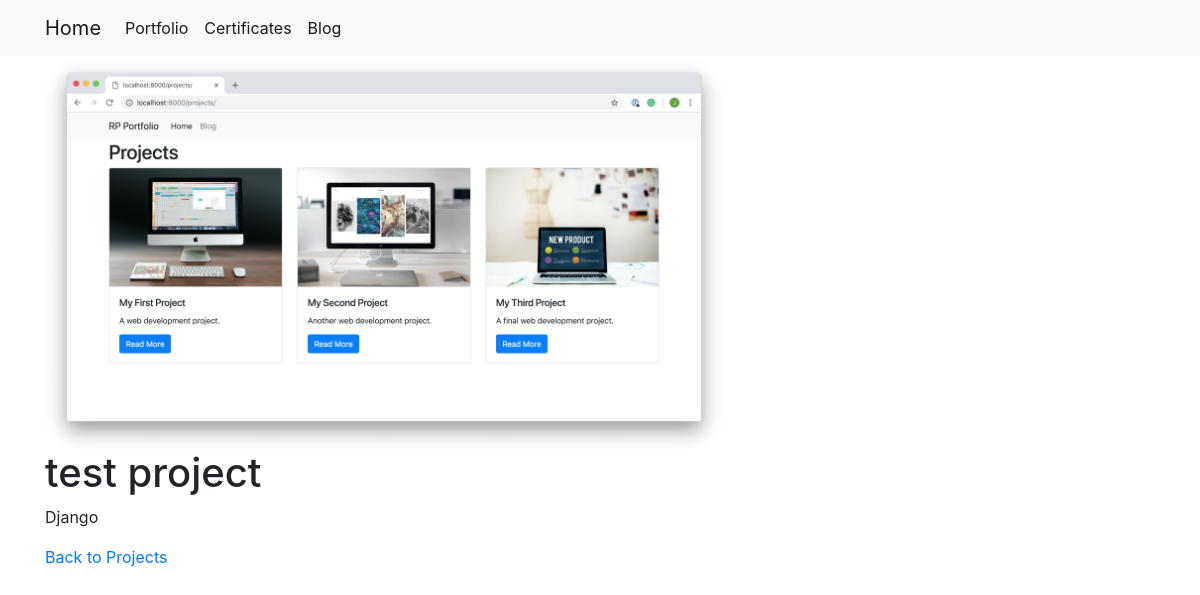
/projects/1, run on the app's committed database.
### projects/models.py (models this page shows)
class Project(models.Model):
    title = models.CharField(max_length=100)
    technology = models.CharField(max_length=20)
    image = models.CharField(max_length=100)

### projects/views.py (the view)
# urls.py: path('<int:pk>', views.project_detail, name='project_detail')
def project_detail(request, pk):
    project = Project.objects.get(pk=pk)
    return render(request, 'projects/detail.html',
                  {'project': project})

### projects/templates/projects/detail.html
{% extends "projects/base.html" %}
{% load static %}
{% block content %}
    <img src="{% static project.image %}" alt="description">
    <h1>{{ project.title }}</h1>
    <p>{{ project.technology }}</p>
<a href="{% url 'projects:all_projects' %}">Back to Projects</a>
{% endblock %}

### data on the page
Project: image (picture), title "test project", technology "Django"
